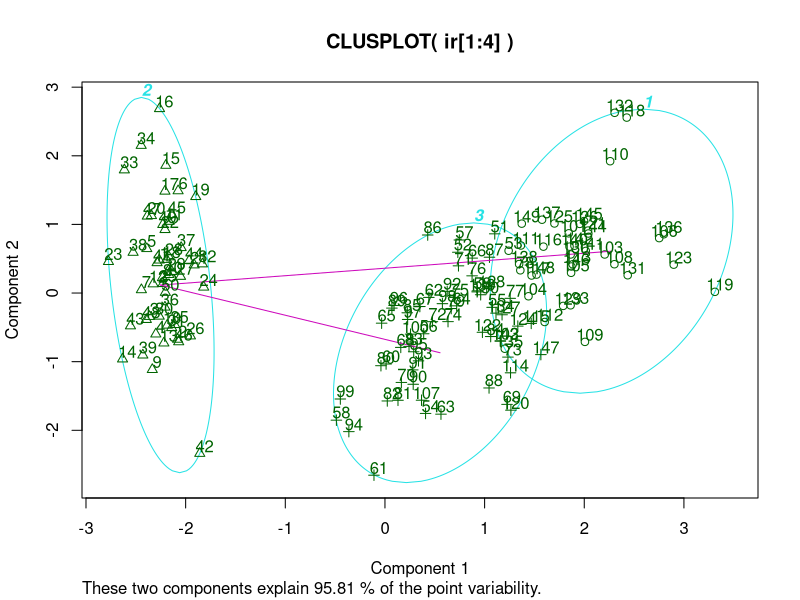
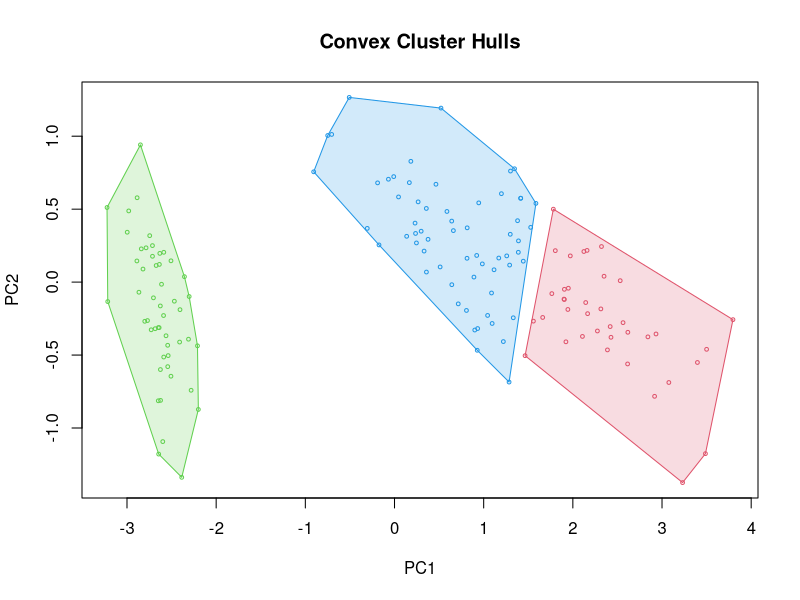
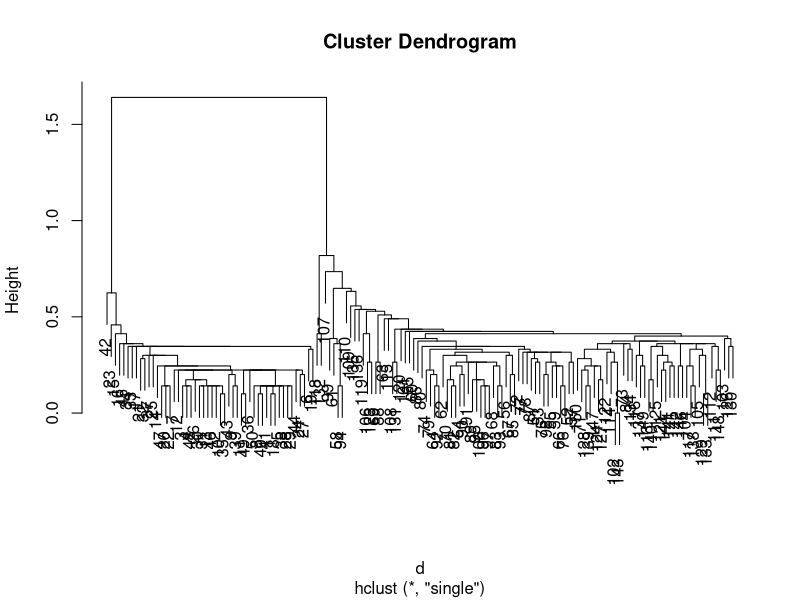
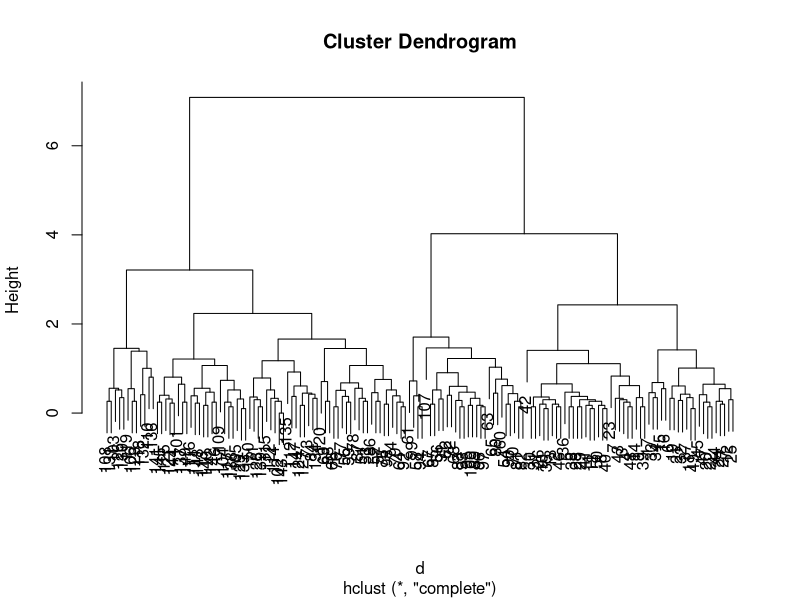
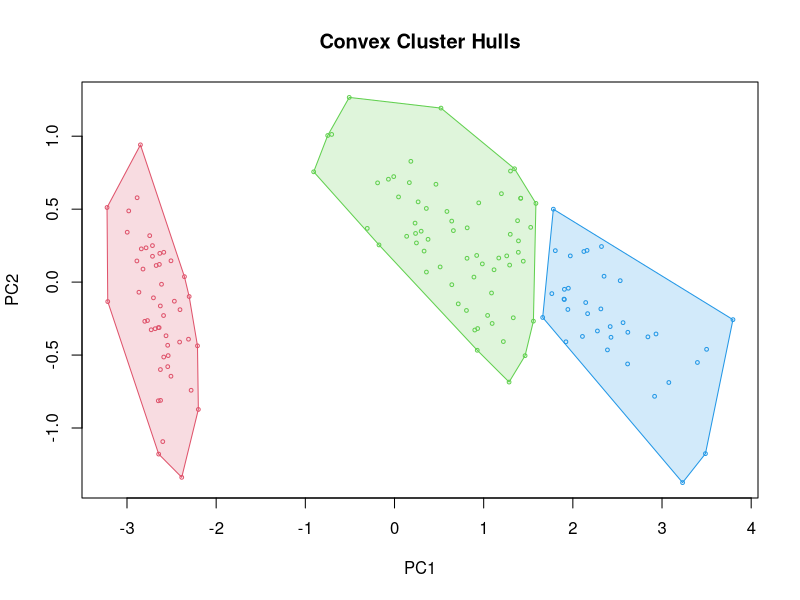
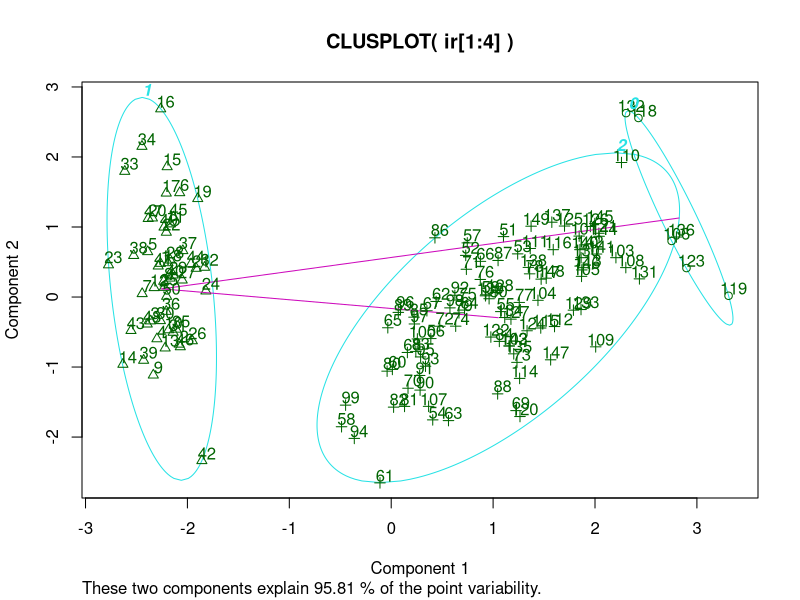
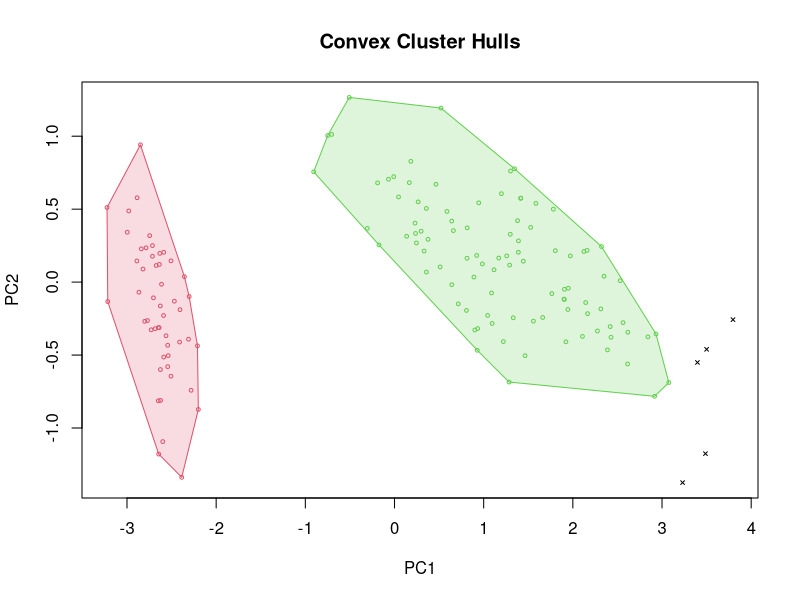

The R script that drew these images, in order:
ir<-iris
install.packages("cluster")
install.packages("dbscan")

library("cluster")
library("dbscan")
#normalize the data and compare

# K Means
?dist
k<-kmeans(ir[1:4],3)
clusplot(ir[1:4],k$cluster,labels = 2,lines = T)
hullplot(ir[1:4],k$cluster)

# Agglomerative hierarchical clustering 

d<-dist(ir[1:4],method = "euclidean")
h<-hclust(d,method = "single")
plot(h)
h1<-hclust(d,method = "complete")
plot(h1)
h2<-hclust(d,method = "average")
h2=cutree(h2,k=3)#cluster to each sample
hullplot(ir[1:4],h2)

# DBScan
d<-dist(ir[1:4],method = "euclidean")
dbc<-dbscan(ir[1:4],eps=0.8,minPts = 10)
dbc<-dbscan(d,eps=0.8,minPts = 10)
clusplot(ir[1:4],dbc$cluster,labels = 2,lines = T)
hullplot(ir[1:4],dbc$cluster)
